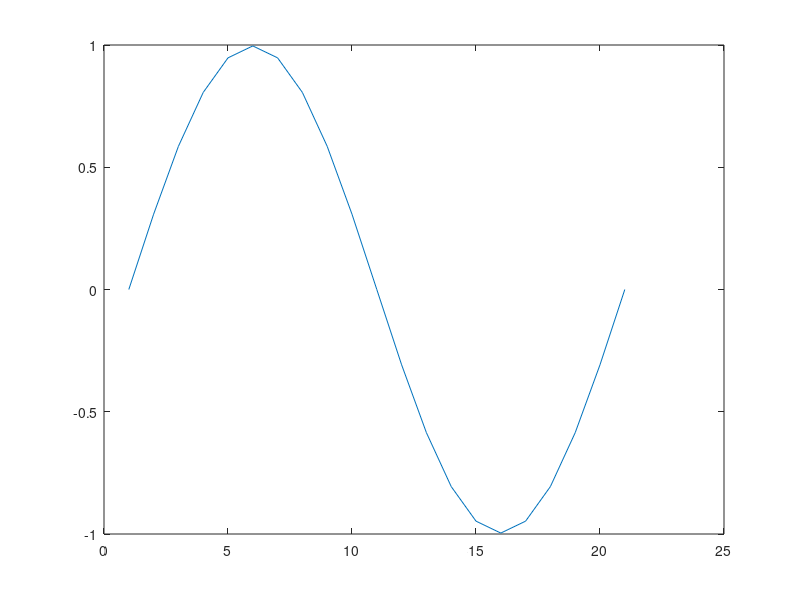

MATLAB code for this plot:
C=1;N=20;Time=5;dt=0.01;dx=0.05;
for i=1:N+1
    x=(i-1)*dx;
    Phi0(i)=sin(2*pi*x);
    Phi1(i)=Phi0(i);
end
line([0,22],[0,0]);
plot([1:N+1],Phi0);
for k=1:Time/dt
    for i=1:N+1;
        if i==1
            DHB2(i) = (-Phi1(2)-2*Phi1(i)+Phi1(i+1))/(dx*dx);
        elseif i==N+1;
            DHB2(i) = (Phi1(i-1)-2*Phi1(i)-Phi1(N))/(dx*dx);
        else
            DHB2(i) = (Phi1(i-1)-2*Phi1(i)+Phi1(i+1))/(dx*dx);
        end
    end
    for i=1:N+1
        Phi2(i)=2*Phi1(i) - Phi0(i)+C*dt*dt*DHB2(i);
    end
    pause(0.1); set(gca,'YLim',[-1 1]);plot([1:N+1],Phi2);
    for i=1:N+1
        Phi0(i)=Phi1(i);
        Phi1(i)=Phi2(i);
    end
end
